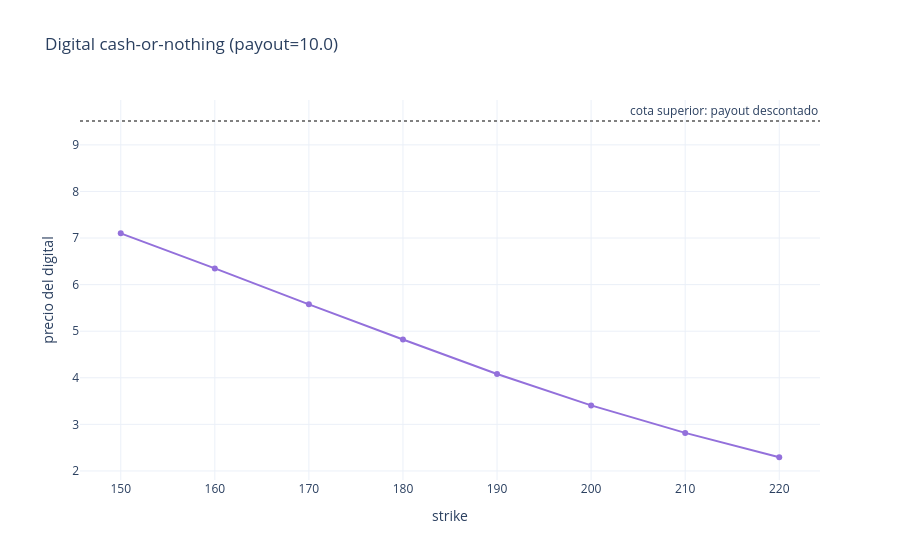

Notebook code cell kept with this figure:
### Markdown cell above
## 5. Digital/binario: `if_` + predicado

Un digital paga un importe fijo si el fixing final supera el strike -- construido con
`qd.if_(condicion, cashflow, zero())`, sin necesidad de ningun nodo nuevo.

### Code cell
PAYOUT = 10.0
strikes = np.arange(150.0, 221.0, 10.0)
digital_trades = []
for k in strikes:
    contract = qd.when(T, qd.if_(qd.greater(qd.fixing(OBS, T), float(k)), qd.cashflow("USD", PAYOUT), qd.zero()))
    digital_trades.append(qd.PayoffProduct(id=f"DIG_{k:.0f}", contract=contract))

rows = eng.price_many(digital_trades, model, market, ["PayoffPriceQ"])
digital_prices = [row.measures["PayoffPriceQ"].scalar for row in rows]

fig = go.Figure()
fig.add_trace(go.Scatter(x=strikes, y=digital_prices, mode="lines+markers", name="digital", line=dict(color="mediumpurple")))
fig.add_hline(y=PAYOUT * math.exp(-R * T), line=dict(color="grey", dash="dot"), annotation_text="cota superior: payout descontado")
fig.update_layout(
    title=f"Digital cash-or-nothing (payout={PAYOUT})",
    xaxis_title="strike",
    yaxis_title="precio del digital",
    template="plotly_white",
)
fig.show()

### Figure 1 — Plotly figure (JSON) as saved in the notebook; plotly's stock layout.template omitted (floating-point values rounded to 4 significant figures)
{"data": [{"line": {"color": "mediumpurple"}, "mode": "lines+markers", "name": "digital", "type": "scatter", "x": [150.0, 160.0, 170.0, 180.0, 190.0, 200.0, 210.0, 220.0], "y": [7.1, 6.347, 5.576, 4.821, 4.082, 3.407, 2.817, 2.294]}], "layout": {"annotations": [{"showarrow": false, "text": "cota superior: payout descontado", "x": 1, "xanchor": "right", "xref": "x domain", "y": 9.512, "yanchor": "bottom", "yref": "y"}], "shapes": [{"line": {"color": "grey", "dash": "dot"}, "type": "line", "x0": 0, "x1": 1, "xref": "x domain", "y0": 9.512, "y1": 9.512, "yref": "y"}], "title": {"text": "Digital cash-or-nothing (payout=10.0)"}, "xaxis": {"title": {"text": "strike"}}, "yaxis": {"title": {"text": "precio del digital"}}}}
